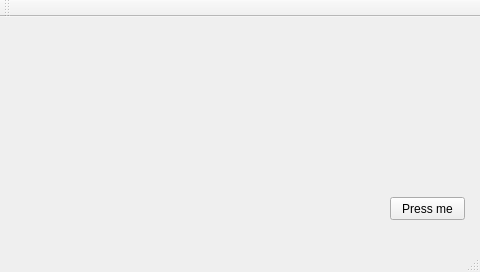
<?xml version="1.0" encoding="UTF-8"?>
<ui version="4.0">
 <class>MainWindow</class>
 <widget class="QMainWindow" name="MainWindow">
  <property name="geometry">
   <rect>
    <x>0</x>
    <y>0</y>
    <width>480</width>
    <height>272</height>
   </rect>
  </property>
  <property name="windowTitle">
   <string>Regulator</string>
  </property>
  <widget class="QWidget" name="centralWidget">
   <widget class="QPushButton" name="pushButton">
    <property name="geometry">
     <rect>
      <x>390</x>
      <y>180</y>
      <width>75</width>
      <height>23</height>
     </rect>
    </property>
    <property name="text">
     <string>Press me</string>
    </property>
   </widget>
  </widget>
  <widget class="QMenuBar" name="menuBar">
   <property name="geometry">
    <rect>
     <x>0</x>
     <y>0</y>
     <width>480</width>
     <height>21</height>
    </rect>
   </property>
  </widget>
  <widget class="QToolBar" name="mainToolBar">
   <attribute name="toolBarArea">
    <enum>TopToolBarArea</enum>
   </attribute>
   <attribute name="toolBarBreak">
    <bool>false</bool>
   </attribute>
  </widget>
  <widget class="QStatusBar" name="statusBar"/>
 </widget>
 <layoutdefault spacing="6" margin="11"/>
 <resources/>
 <connections>
  <connection>
   <sender>pushButton</sender>
   <signal>clicked()</signal>
   <receiver>MainWindow</receiver>
   <slot>ButtonClicked()</slot>
   <hints>
    <hint type="sourcelabel">
     <x>390</x>
     <y>213</y>
    </hint>
    <hint type="destinationlabel">
     <x>279</x>
     <y>230</y>
    </hint>
   </hints>
  </connection>
 </connections>
 <slots>
  <slot>ButtonClicked()</slot>
  <slot>SetW()</slot>
 </slots>
</ui>
